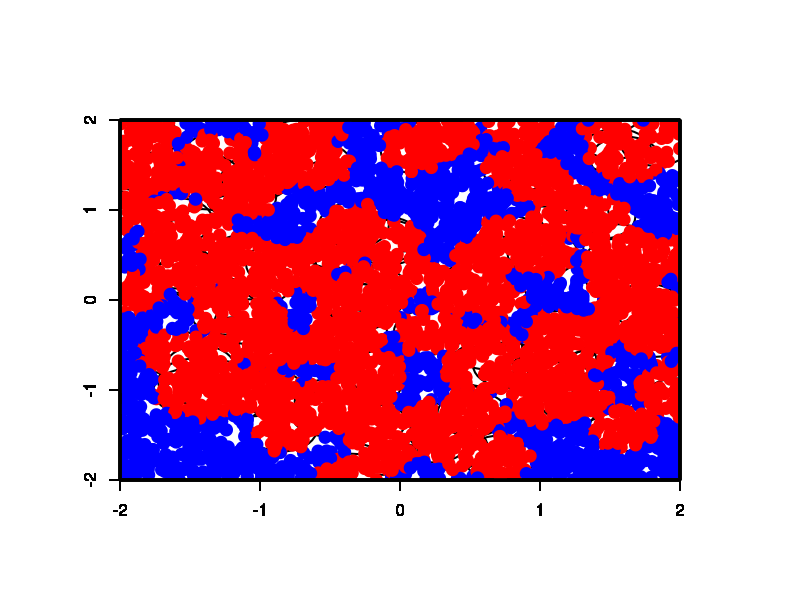

The R source for this figure:
# covering by circles

n <- 100
d <- 0.5
set.seed(123)

x <- runif(n,-2,2)
y <- runif(n,-2,2)
r <- d/2

circle <- matrix(0,nrow=37,ncol=2)

par(mar=rep(6,4),bg="white",col.axis="black",col.lab="black",fg="black",lwd=2)
plot(c(-2,2),c(2,2),xlab="",ylab="",xaxs="i",yaxs="i",xlim=c(-2,2),ylim=c(-2,2),color.axis="white",type="n",main="")

for (j in 1:37){
    theta <- j*2*pi/36
    circle[j,1] <- r*cos(theta)
    circle[j,2] <- r*sin(theta)
}

for (i in 1:n){
    par(new=T)
    plot(cbind(x[i]+circle[,1],y[i]+circle[,2]),xlab="",ylab="",xlim=c(-2,2),ylim=c(-2,2),type="l",xaxs="i",yaxs="i",lwd=2)
#    Sys.sleep(0.1)
}   

count <- 0
for (rr in 1:5000){
    target <- runif(2,-2,2)
    temp <- cbind(x,y)-matrix(rep(target,n),byrow=T,ncol=2)
    cover <- ifelse(min(apply(temp^2,1,sum)) < r^2,1,0)
    count <- count+cover
    color <- ifelse(cover < 0.5,"blue","red")
    par(new=T)
    plot(target[1],target[2],xlab="",ylab="",xlim=c(-2,2),ylim=c(-2,2),xaxs="i",yaxs="i",cex=1.5,pch=19,col=color)
    # Sys.sleep(0.05)

}
count
# mtext(side=1,line=3,paste(paste("count =",count),"/5000"))

# savePlot("covering by circles_1",type="jpg")
# end

